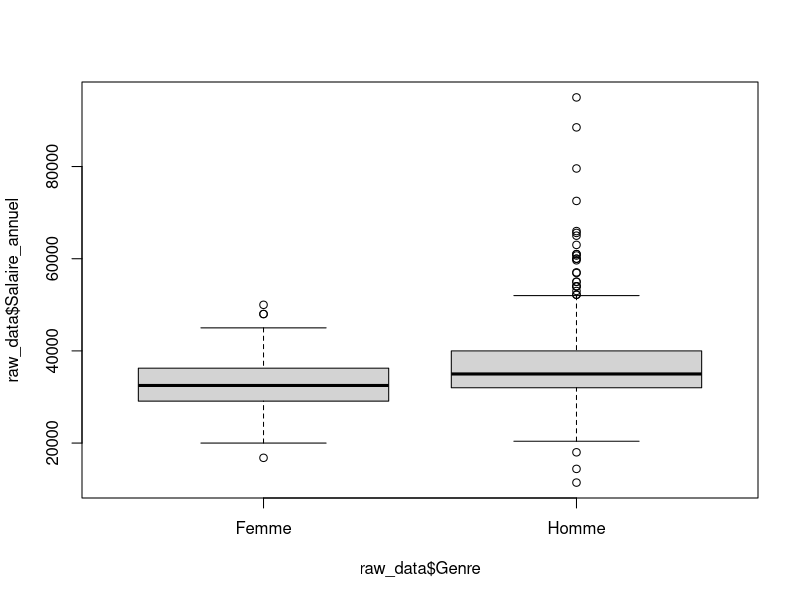
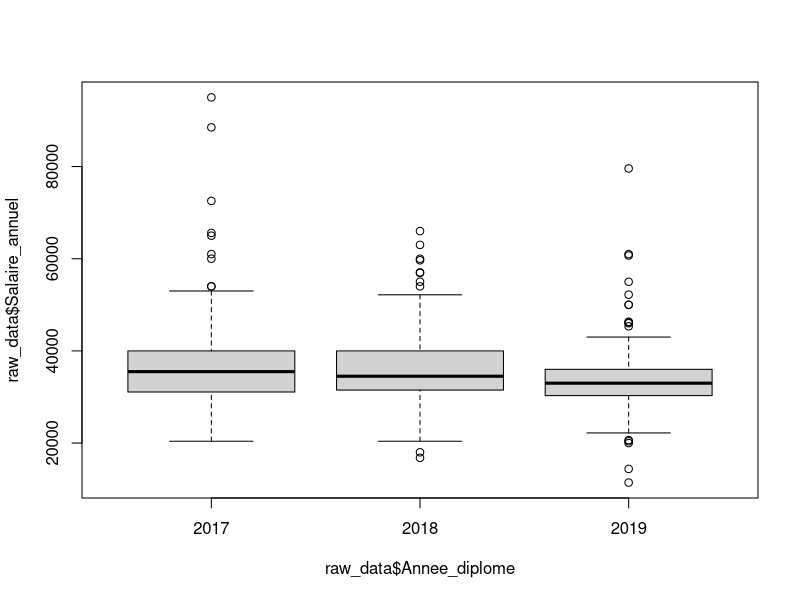
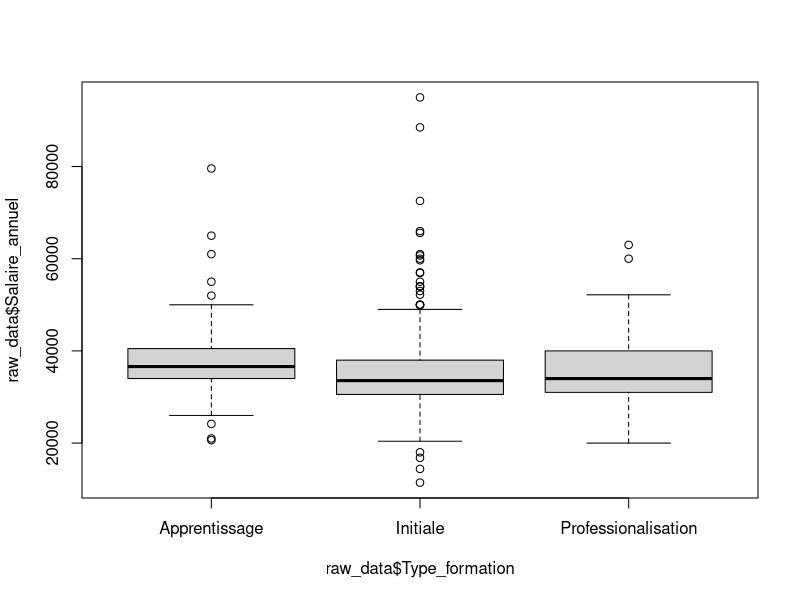
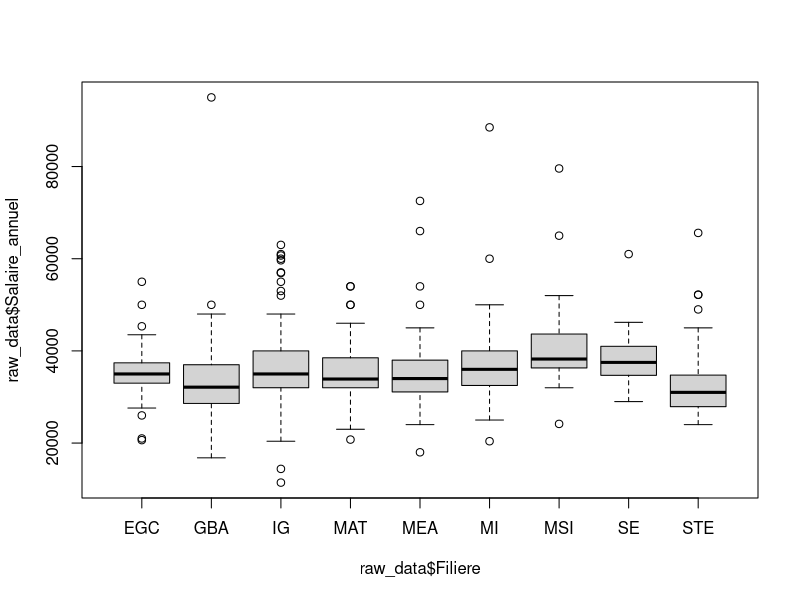

Reproduce these figures in R, in order. (Note: this script raises an error after producing the figures.)
## ---- chunk 1
# Trying ISO-8859-1
raw_data <- read.csv("data/data_2020.csv", sep = ";")
## ---- chunk 2
# Lists specifying which columns to convert to factors and numeric
factor_cols <- c("Date", "identifiant", "Genre", "Annee_diplome","Type_formation","Filiere","Situation","Secteur","Nature_contrat", "France","Region", "Pays", "Taille_entreprise", "Nom_entreprise", "Departement", "Intitule_poste", "Secteur_activite")
numeric_cols <- c("Anciennete", "Salaire_annuel", "Responsabilite_hierarchique", "Responsabilite_budget", "Responsabilite_equipe", "Responsabilite_projet", "Satisfaction_globale", "Saitisfaction_relations", "Satisfaction_salaire", "Satisfaction_autonomie", "Satisfaction_localisation")

# Convert columns to factors
raw_data[factor_cols] <- lapply(raw_data[factor_cols], as.factor)

# Convert columns to numeric
raw_data[numeric_cols] <- lapply(raw_data[numeric_cols], as.numeric)
## ---- chunk 3
remove_rows_by_value <- function(data, column_name, value_to_remove) {
  data_filtered <- subset(data, !(data[[column_name]] == value_to_remove))
  return(data_filtered)
}
## ---- chunk 4
boxplot(raw_data$Salaire_annuel ~ raw_data$Genre)
## ---- chunk 5
boxplot(raw_data$Salaire_annuel ~ raw_data$Annee_diplome)
## ---- chunk 6
boxplot(raw_data$Salaire_annuel ~ raw_data$Type_formation)
## ---- chunk 7
boxplot(raw_data$Salaire_annuel ~ raw_data$Filiere)
## ---- chunk 8
filtered_data <- remove_rows_by_value(raw_data, "Situation", "En recherche emploi")
filtered_data <- remove_rows_by_value(filtered_data, "Situation", "En poursuite d'études (hors thèse) / en formation")
filtered_data <- remove_rows_by_value(filtered_data, "Situation", "These")
filtered_data <- remove_rows_by_value(filtered_data, "Situation", "Sans activité") 
filtered_data <- remove_rows_by_value(filtered_data, "Situation", "Volontariat")
filtered_data <- remove_rows_by_value(filtered_data, "Situation", "En création d'entreprise /reprise d'entreprise")
filtered_data <- remove_rows_by_value(filtered_data, "Situation", "Etudes")

activite_data <- filtered_data
## ---- chunk 9
# Filtrage de certains contrat peu représentatif
filtered_data <- remove_rows_by_value(activite_data, "Nature_contrat", "Service à la personne (cours particulier de mathématiques via Acadomia)")
filtered_data <- remove_rows_by_value(filtered_data, "Nature_contrat", "")

ggplot(filtered_data, aes(x = Nature_contrat, y = Salaire_annuel)) +
  geom_boxplot() +
  theme(axis.text.x = element_text(angle = 45, hjust = 1, size = 8)) +
  labs(title = "Salary Distribution by Contract Type", x = "Contract Type", y = "Salary")
## ---- chunk 10

ordered_data <- raw_data[order(as.numeric(raw_data$Anciennete)), ]

boxplot(raw_data$Salaire_annuel ~ as.numeric(raw_data$Anciennete), data = ordered_data)
## ---- chunk 11
monthGroup <- cut(as.numeric(raw_data$Anciennete),
                               breaks = c(0, 6, 12, 24, Inf),
                               labels = c("1-6", "7-12", "13-24", "25+"),
                               right = FALSE)


boxplot(raw_data$Salaire_annuel ~ monthGroup, data = raw_data)
## ---- chunk 12
boxplot(raw_data$Salaire_annuel ~ raw_data$France)
## ---- chunk 13
raw_data_filtered <- raw_data[complete.cases(raw_data$Pays) & raw_data$Pays != "" & !grepl("^\\s*$", raw_data$Pays) & !is.na(raw_data$Salaire_annuel), ]


median_salaries <- tapply(raw_data_filtered$Salaire_annuel, raw_data_filtered$Pays, median)
median_order <- names(sort(median_salaries))

emploiFactor <- factor(raw_data_filtered$Pays, levels = median_order)



ggplot(raw_data_filtered, aes(x = emploiFactor, y = Salaire_annuel)) +
  geom_boxplot(na.rm = TRUE) +
  theme(axis.text.x = element_text(angle = 45, hjust = 1, size = 8)) +
  labs(title = "Salary Distribution by Country", x = "Country", y = "Salary")
